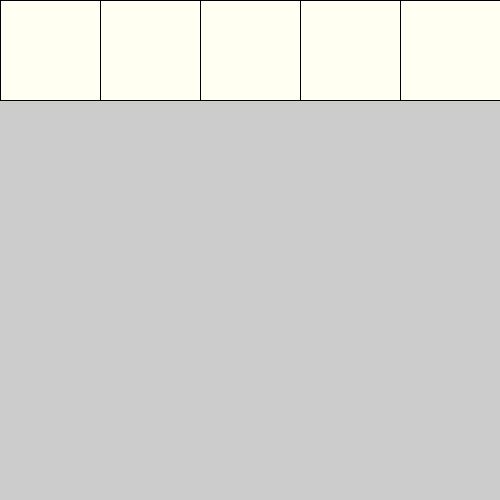
Frame 1 (no input)
Frame 60 (the mouse pressed at the canvas centre just before this capture): identical to frame 1, image omitted
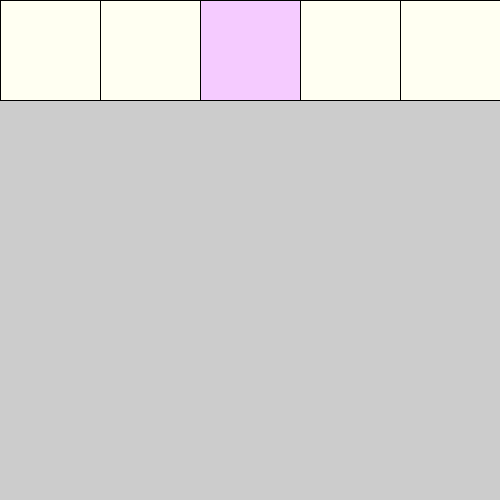
Frame 120 (the mouse held since frame 60 and released just before this capture)

The Processing sketch that drew these frames (run headless with seeded random() and noise(); from frame 60 on, the mouse is pressed at the canvas centre):

// Processing sketch: week05_5
// ── week05_5.pde
//week05-5 好玩的程式設計
int [] b = {0, 0, 0, 0, 0, 0, 0};//陣列，決定要不要發亮
void setup(){
  size(500, 500);//視窗大小
}
void draw(){
  for (int i=0; i<7; i++){// 用for迴圈，逐一檢查 陣列
    if (b[i]==0){ //如果陣列是0
      fill(#FFFFF2);//就畫淡黃色
      rect( i*100, 0, 100, 100);
    } else{//否則
      fill(#F5CBFF);//就畫淡紫色
      rect( i*100, 0, 100, 100);
      }
  }
}
void mousePressed(){//mouse按下去的時候
  int i = mouseX/100;//換算座標，看是第幾個格子
  if (b[i]==0) b[i] = 1;//0會變成1
  else b[i] = 0;//或是1會變0
}
